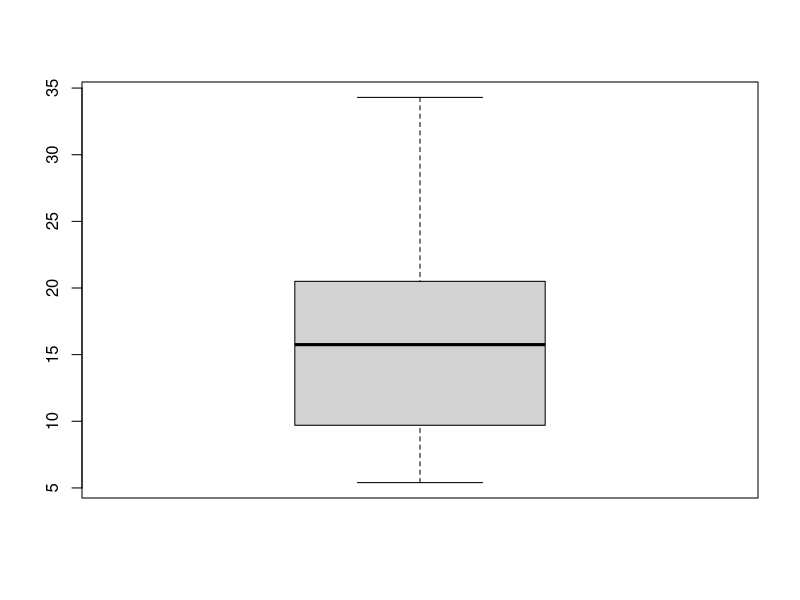
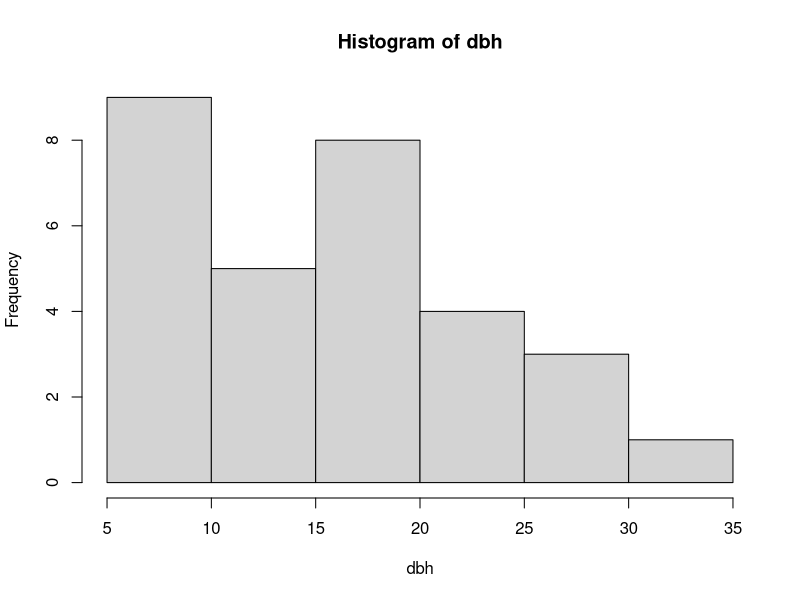

Reproduce these figures in R, in order. (Note: this script raises an error after producing the figures.)
# Erick Perez Silva
# 06/08/2019
# Clase 1


# Importar datos ----------------------------------------------------------

dbh <- c(16.5, 25.3, 22.1, 17.2, 16.1, 8.1, 34.3, 5.4, 5.7, 11.2, 24.1, 
         14.5, 7.7, 15.6, 15.9, 10, 17.5, 20.5, 7.8, 27.3, 9.7, 6.5, 
         23.4, 8.2, 28.5, 10.4, 11.5, 14.3, 17.2, 16.8)

dbh
length(dbh)

##media

sum(dbh)/length(dbh)

mean(dbh)
median(dbh)

fivenum(dbh)
boxplot(dbh)
range(dbh)

##Grafica 

stem(dbh)
hist(dbh)


moda=function(x)  
  
  #Función que encuentra la moda de un vector x
  m1 <- sort(table(x),decreasing=T)
moda <- names(m1[m1==m1[1]])
moda <- as.numeric(moda)
return(moda)

quantile (dbh, 0.25)
quantile(dbh, 0.5)      
quantile(dbh, 0.75 )

fivenum(dbh)

par(mfrow=c(2,2))
set.seed(10)
dbh.10 <- rnorm(10)
hist(dbh.10)
dbh.50 <- rnorm(50)
hist(dbh.50)
dbh.500 <- rnorm(500)
hist(dbh.500)
dbh.1000 <- rnorm(1000)
hist(dbh.1000)


#porbar normalidad de datos

shapiro.test(dbh)

 
